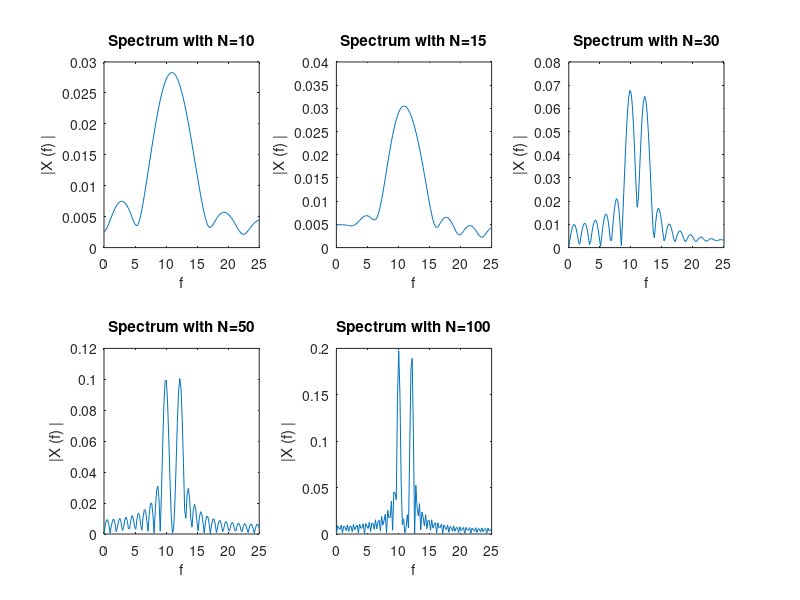

Write MATLAB code to recreate this figure.
clc;
clear all; close all;
N= [10, 15, 30, 50, 100]; %creating an array for data points
p=length (N); %calculating length of the array 

for i = 1:p
n = 0:1:N(i)-1; 
f1=10;  %first frequency present in the signal
f2=12;  %second freqyency present in the signal
fs=50;   %sampling frequency
x=sin(2*pi*(f1/fs)*n )+sin(2*pi*(f2/fs)* n); 
N_fft=256;  %choosing number of points for DFT
X=fft(x,N_fft )/N_fft; f=fs/2*linspace (0,1,N_fft/2); %calculating DFT
subplot (2,3,i), plot (f,abs (X (1:length (f)))), xlabel('f'), ylabel('|X (f) |'), title(['Spectrum with N=', num2str(N(i))]);
end
